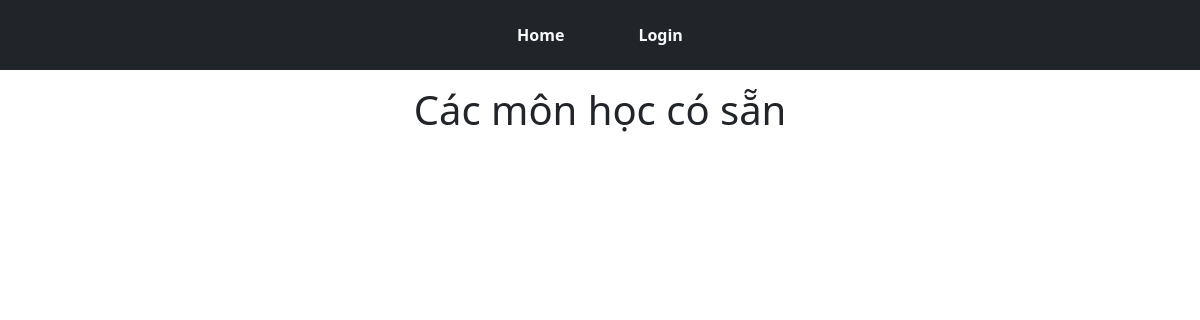
The page /Views/index.php on the database as committed earlier.
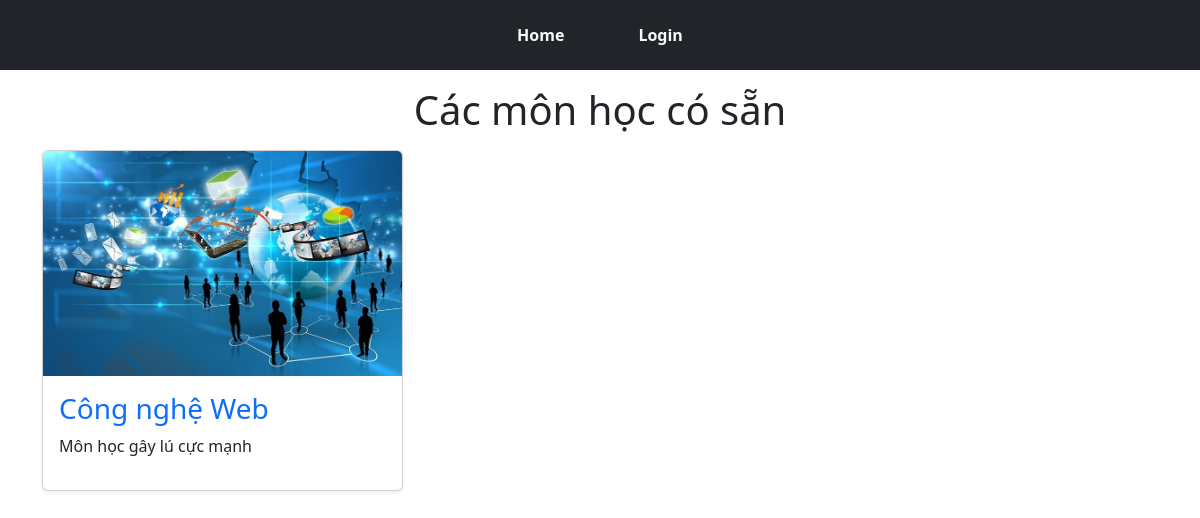
The same page on the database as committed later.
### tables this page shows
CREATE TABLE `courses` (
  `id` int(11) NOT NULL,
  `name` varchar(300) NOT NULL,
  `description` text NOT NULL
);

### Controllers/courseController.php (called while the page is built, shortened)
<?php
class CourseController
{
    public function getAll()
    {
        $pdo = new ConnectDatabase();
        $conn = $pdo->getConnection();
        $sql = "SELECT * FROM courses";
        $stmt = $conn->prepare($sql);
        $stmt->execute();
        $data = $stmt->fetchAll(PDO::FETCH_ASSOC);
        return $data;
    }
}

### Views/index.php (the view, shortened to what this page needs)
<?php
include_once '../Controllers/courseController.php';
$courseController = new CourseController();
$data = $courseController->getAll();
?>
<!doctype html>
<html lang="en">
<head>
    <link href="https://cdn.jsdelivr.net/npm/bootstrap@5.3.0-alpha3/dist/css/bootstrap.min.css" rel="stylesheet">
</head>
<body>
<?php include_once "Components/header.php"; ?>
<div class="container">
    <h1 class="text-center m-3">Các môn học có sẵn</h1>
    <div class="row row-cols-1 row-cols-sm-2 row-cols-md-3 g-3">
        <?php
        foreach ($data as $course) {
            ?>
            <div class="col">
                <div class="card shadow-sm">
                    <form action="">
                        <a class="text-decoration-none" href="attendance.php?id=<?php echo $course['id']; ?>">
                            <img class="bd-placeholder-img card-img-top" width="100%" height="225" src="../Resource/img/course.jpg" />
                            <div class="card-body">
                                <h3><?php echo $course['name']; ?></h3>
                                <p class="text-dark"><?php echo $course['description']; ?></p>
                            </div>
                        </a>
                    </form>
                </div>
            </div>
        <?php } ?>
    </div>
</div>
</body>
</html>

Rows that differ between the two databases and show on the page:
added courses: name "Công nghệ Web", description "Môn học gây lú cực mạnh"
